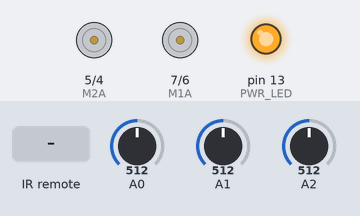
Bench run of a sketch on a simulated Arduino Uno, built with avr-gcc and run on an emulated ATmega328P. Parts: motor-driver pin pairs drawn as motors (green arrow = first pin HIGH = forward, orange = second pin HIGH = backward, longer = more drive), output pins drawn as LEDs (lit = HIGH). The inputs (shaded band) are chosen by the test bench; at power-on: A0 = 512, A1 = 512, A2 = 512.

Above: at 1.2 s.
1.3 s: infrared code 0xFF52AD received
At 1.9 s:
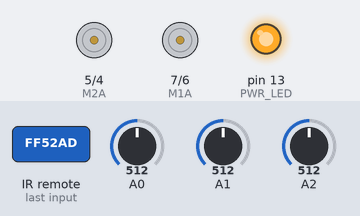
2.9 s: infrared code 0xFF7887 received
At 3.4 s:
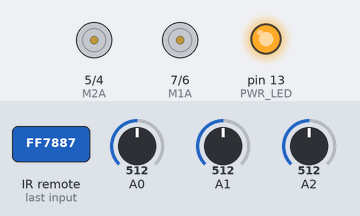
4.5 s: infrared code 0xFF42BD received
At 5.0 s:
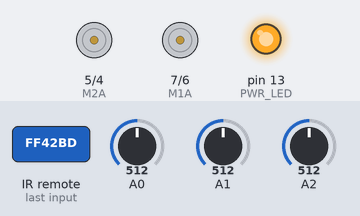
6.1 s: infrared code 0xFFB847 received
At 7.4 s:
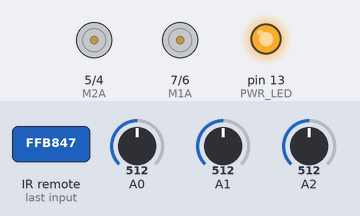
7.7 s: infrared code 0xFF02FD received
At 9.0 s:
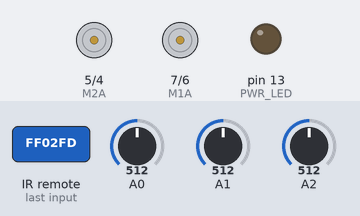
9.3 s: infrared code 0xFFFFFFFF received
At 10.1 s:
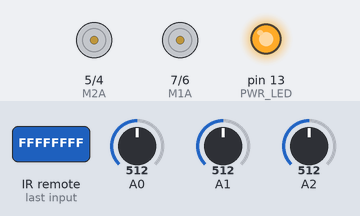
Timing chart, 0 to 11.8 s (numbered marks = the images above; inputs shaded):
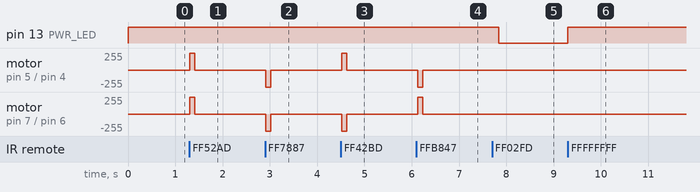

Measured:
- after the input at 1.3 s, motor on pin 5 (M2A) / pin 4 (M2B), motor on pin 7 (M1A) / pin 6 (M1B): stopped → forward 255/255 at once, → stopped 0.10 s later
- after the input at 2.9 s, motor on pin 5 (M2A) / pin 4 (M2B), motor on pin 7 (M1A) / pin 6 (M1B): stopped → backward 255/255 at once, → stopped 0.10 s later
- after the input at 4.5 s, motor on pin 5 (M2A) / pin 4 (M2B): stopped → forward 255/255 at once, → stopped 0.10 s later; motor on pin 7 (M1A) / pin 6 (M1B): stopped → backward 255/255 at once, → stopped 0.10 s later
- after the input at 6.1 s, motor on pin 5 (M2A) / pin 4 (M2B): stopped → backward 255/255 at once, → stopped 0.10 s later; motor on pin 7 (M1A) / pin 6 (M1B): stopped → forward 255/255 at once, → stopped 0.10 s later
- after the input at 7.7 s, pin 13 (PWR_LED): HIGH → LOW after 0.14 s
- after the input at 9.3 s, pin 13 (PWR_LED): LOW → HIGH at once

The sketch:

Arduino_Sketch.pde
```cpp
#include <IRremote.h>
bool m1a,m2a,m1b,m2b,mod=LOW,pwr=HIGH,
fwd_dis=LOW,left_dis=LOW,right_dis=LOW;
int x=0,y=0,amb0=0,amb1=0,amb2=0,M1A=7,M1B=6,M2A=5,M2B=4,MOD=8,
RECV_PIN = 3,PWR_LED=13, s1=0, s2=0, s0=0;
static int j;
IRrecv irrecv(RECV_PIN);
decode_results results;
void setup()
{
Serial.begin(9600);
irrecv.enableIRIn(); // Start the receiver
pinMode(M1A, OUTPUT); pinMode(M1B, OUTPUT); pinMode(M2A,
OUTPUT);
pinMode(M2B, OUTPUT); pinMode(PWR_LED, OUTPUT);
amb0 = analogRead(0); amb1 = analogRead(1); amb2 = analogRead(2);
}
int signal()
{
int i;
if (irrecv.decode(&results))
{
switch(results.value)
{
case 0xFF52AD : i= 1; break;
case 0xFF7887 : i= 2; break;
case 0xFF42BD : i= 3; break;
case 0xFFB847 : i= 4; break;
case 0xFFE21D : i= 5; break;
case 0xFF02FD : i=6; break;
case 0xFFFFFFFF : i= j; break;
}
irrecv.resume(); // Receive the next value
j=i;
}
else i=0;
return i;
}
void fwd()
{
if(fwd_dis==LOW)
m1a=HIGH; m1b=LOW; m2a=HIGH; m2b=LOW;
}
void back()
{
m1a=LOW; m1b=HIGH; m2a=LOW; m2b=HIGH;
}
void left()
{
if(left_dis==LOW)
{
m1a=LOW; m1b=HIGH; m2a=HIGH; m2b=LOW;
}
}
void right()
{
if(right_dis==LOW)
{
m1a=HIGH; m1b=LOW; m2a=LOW; m2b=HIGH;
}
}
void idle()
{
m1a=LOW; m1b=LOW; m2a=LOW; m2b=LOW; }
void mode()
{
if (mod==LOW)
mod=HIGH;
else
mod=LOW;
}
void power()
{
if (pwr==LOW)
{
pwr=HIGH;
mod=LOW;
}
else
pwr=LOW;
}
void drive()
{
digitalWrite(M1A,m1a); digitalWrite(M2A,m2a);
digitalWrite(M1B,m1b); digitalWrite(M2B,m2b); digitalWrite(MOD,mod);
delay(100);
idle();
}
void sense()
{
s0 = analogRead(0); s1 = analogRead(1); s2 = analogRead(2);
if(s0>(amb0+80))
fwd_dis=HIGH;
else
fwd_dis=LOW;
if(s1>(amb1+20))
left_dis=HIGH;
else
left_dis=LOW;
if(s2>(amb2+20))
right_dis=HIGH;
else
right_dis=LOW;
}
void loop()
{
digitalWrite(PWR_LED,pwr);
sense();
x=signal();
if(x!=0||(x==0&&y==0))
{
if(x!=5 && mod==LOW && pwr==HIGH) //REMOTE DRIVE
{
switch(x)
{
case 0 : idle(); break;
case 1 : fwd(); break;
case 2 : back(); break;
case 3 : left(); break;
case 4 : right(); break;
}
drive();
}
else if(x==5 && pwr==HIGH) //AUTO DRIVE
mode();
if(x==6) //POWER CHANGE
power();
}
y=x;
}
```
